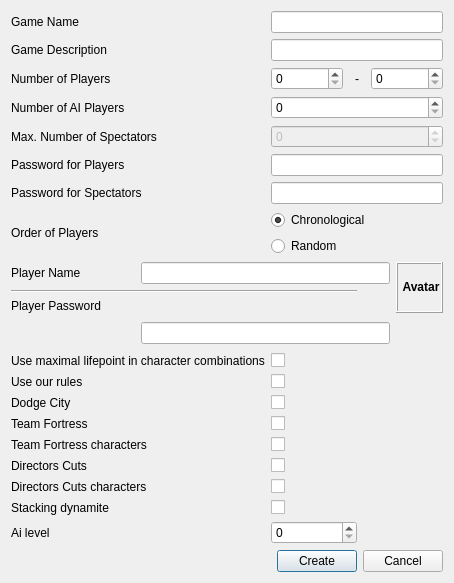
<?xml version="1.0" encoding="UTF-8"?>
<ui version="4.0">
 <class>CreateGameDialog</class>
 <widget class="QDialog" name="CreateGameDialog">
  <property name="geometry">
   <rect>
    <x>0</x>
    <y>8</y>
    <width>374</width>
    <height>550</height>
   </rect>
  </property>
  <property name="sizePolicy">
   <sizepolicy hsizetype="Fixed" vsizetype="Fixed">
    <horstretch>0</horstretch>
    <verstretch>0</verstretch>
   </sizepolicy>
  </property>
  <property name="windowTitle">
   <string>Create a game</string>
  </property>
  <layout class="QGridLayout" name="gridLayout">
   <item row="2" column="2" colspan="4">
    <layout class="QHBoxLayout" name="horizontalLayout">
     <item>
      <widget class="QSpinBox" name="spinBoxMinPlayers"/>
     </item>
     <item>
      <widget class="QLabel" name="label_4">
       <property name="maximumSize">
        <size>
         <width>16</width>
         <height>16777215</height>
        </size>
       </property>
       <property name="text">
        <string>-</string>
       </property>
       <property name="alignment">
        <set>Qt::AlignCenter</set>
       </property>
       <property name="buddy">
        <cstring>spinBoxMaxPlayers</cstring>
       </property>
      </widget>
     </item>
     <item>
      <widget class="QSpinBox" name="spinBoxMaxPlayers"/>
     </item>
    </layout>
   </item>
   <item row="10" column="2" colspan="4">
    <layout class="QVBoxLayout" name="verticalLayout">
     <item>
      <widget class="QRadioButton" name="radioButtonOrderChronological">
       <property name="text">
        <string>Chronological</string>
       </property>
       <property name="checked">
        <bool>true</bool>
       </property>
      </widget>
     </item>
     <item>
      <widget class="QRadioButton" name="radioButtonOrderRandom">
       <property name="text">
        <string>Random</string>
       </property>
      </widget>
     </item>
    </layout>
   </item>
   <item row="16" column="0" colspan="3">
    <spacer name="horizontalSpacer">
     <property name="orientation">
      <enum>Qt::Horizontal</enum>
     </property>
     <property name="sizeType">
      <enum>QSizePolicy::Preferred</enum>
     </property>
     <property name="sizeHint" stdset="0">
      <size>
       <width>213</width>
       <height>28</height>
      </size>
     </property>
    </spacer>
   </item>
   <item row="0" column="0" colspan="2">
    <widget class="QLabel" name="label">
     <property name="toolTip">
      <string/>
     </property>
     <property name="text">
      <string>Game Name</string>
     </property>
     <property name="buddy">
      <cstring>lineEditGameName</cstring>
     </property>
    </widget>
   </item>
   <item row="0" column="2" colspan="4">
    <widget class="QLineEdit" name="lineEditGameName">
     <property name="sizePolicy">
      <sizepolicy hsizetype="Preferred" vsizetype="Fixed">
       <horstretch>0</horstretch>
       <verstretch>0</verstretch>
      </sizepolicy>
     </property>
    </widget>
   </item>
   <item row="1" column="0" colspan="2">
    <widget class="QLabel" name="label_2">
     <property name="text">
      <string>Game Description</string>
     </property>
     <property name="buddy">
      <cstring>lineEditGameDescription</cstring>
     </property>
    </widget>
   </item>
   <item row="1" column="2" colspan="4">
    <widget class="QLineEdit" name="lineEditGameDescription">
     <property name="sizePolicy">
      <sizepolicy hsizetype="Preferred" vsizetype="Fixed">
       <horstretch>0</horstretch>
       <verstretch>0</verstretch>
      </sizepolicy>
     </property>
    </widget>
   </item>
   <item row="2" column="0" colspan="2">
    <widget class="QLabel" name="label_3">
     <property name="text">
      <string>Number of Players</string>
     </property>
     <property name="buddy">
      <cstring>spinBoxMinPlayers</cstring>
     </property>
    </widget>
   </item>
   <item row="7" column="2" rowspan="2" colspan="4">
    <widget class="QLineEdit" name="lineEditGamePasswordPlayers">
     <property name="sizePolicy">
      <sizepolicy hsizetype="Preferred" vsizetype="Fixed">
       <horstretch>0</horstretch>
       <verstretch>0</verstretch>
      </sizepolicy>
     </property>
    </widget>
   </item>
   <item row="12" column="1" colspan="4">
    <widget class="QLineEdit" name="lineEditPlayerName"/>
   </item>
   <item row="29" column="3">
    <widget class="QPushButton" name="pushButtonCreate">
     <property name="text">
      <string>Create</string>
     </property>
    </widget>
   </item>
   <item row="29" column="4" colspan="2">
    <widget class="QPushButton" name="pushButtonCancel">
     <property name="text">
      <string>Cancel</string>
     </property>
    </widget>
   </item>
   <item row="3" column="0" colspan="2">
    <widget class="QLabel" name="label_8">
     <property name="text">
      <string>Number of AI Players</string>
     </property>
     <property name="buddy">
      <cstring>spinBoxAIPlayers</cstring>
     </property>
    </widget>
   </item>
   <item row="3" column="2" colspan="4">
    <widget class="QSpinBox" name="spinBoxAIPlayers"/>
   </item>
   <item row="12" column="0">
    <widget class="QLabel" name="label_7">
     <property name="sizePolicy">
      <sizepolicy hsizetype="Preferred" vsizetype="Preferred">
       <horstretch>0</horstretch>
       <verstretch>0</verstretch>
      </sizepolicy>
     </property>
     <property name="text">
      <string>Player Name</string>
     </property>
     <property name="buddy">
      <cstring>lineEditPlayerName</cstring>
     </property>
    </widget>
   </item>
   <item row="14" column="0">
    <widget class="QLabel" name="label_9">
     <property name="toolTip">
      <string>You can set your password here. This password will be required to reconnect to your player in case of disconnection.</string>
     </property>
     <property name="text">
      <string>Player Password</string>
     </property>
     <property name="buddy">
      <cstring>lineEditPlayerPassword</cstring>
     </property>
    </widget>
   </item>
   <item row="12" column="5" rowspan="3">
    <widget class="client::SelectPlayerIconWidget" name="selectPlayerIconWidget">
     <property name="frameShape">
      <enum>QFrame::Box</enum>
     </property>
     <property name="frameShadow">
      <enum>QFrame::Raised</enum>
     </property>
     <property name="text">
      <string>&lt;!DOCTYPE HTML PUBLIC &quot;-//W3C//DTD HTML 4.0//EN&quot; &quot;http://www.w3.org/TR/REC-html40/strict.dtd&quot;&gt;
&lt;html&gt;&lt;head&gt;&lt;meta name=&quot;qrichtext&quot; content=&quot;1&quot; /&gt;&lt;style type=&quot;text/css&quot;&gt;
p, li { white-space: pre-wrap; }
&lt;/style&gt;&lt;/head&gt;&lt;body style=&quot; font-family:'DejaVu Sans'; font-size:9pt; font-weight:400; font-style:normal;&quot;&gt;
&lt;p align=&quot;center&quot; style=&quot; margin-top:0px; margin-bottom:0px; margin-left:0px; margin-right:0px; -qt-block-indent:0; text-indent:0px;&quot;&gt;&lt;span style=&quot; font-weight:600;&quot;&gt;Avatar&lt;/span&gt;&lt;/p&gt;&lt;/body&gt;&lt;/html&gt;</string>
     </property>
    </widget>
   </item>
<!--   All widgets-->
   <item row="16" column="1" colspan="4">
    <widget class="QLineEdit" name="lineEditPlayerPassword"/>
   </item>
   <item row="9" column="0" colspan="2">
    <widget class="QLabel" name="label_11">
     <property name="toolTip">
      <string>This is the password that is required to join the game as a spectator.</string>
     </property>
     <property name="text">
      <string>Password for Spectators</string>
     </property>
     <property name="buddy">
      <cstring>lineEditGamePasswordSpectators</cstring>
     </property>
    </widget>
   </item>
   <item row="9" column="2" colspan="4">
    <widget class="QLineEdit" name="lineEditGamePasswordSpectators">
     <property name="sizePolicy">
      <sizepolicy hsizetype="Preferred" vsizetype="Fixed">
       <horstretch>0</horstretch>
       <verstretch>0</verstretch>
      </sizepolicy>
     </property>
    </widget>
   </item>
   <item row="4" column="2" colspan="4">
    <widget class="QSpinBox" name="spinBoxMaxSpectators">
     <property name="enabled">
      <bool>false</bool>
     </property>
     <property name="specialValueText">
      <string>Infinity</string>
     </property>
     <property name="minimum">
      <number>-1</number>
     </property>
    </widget>
   </item>
   <item row="10" column="0" colspan="2">
    <widget class="QLabel" name="label_6">
     <property name="text">
      <string>Order of Players</string>
     </property>
     <property name="buddy">
      <cstring>radioButtonOrderChronological</cstring>
     </property>
    </widget>
   </item>
   <item row="4" column="0" colspan="2">
    <widget class="QLabel" name="label_12">
     <property name="text">
      <string>Max. Number of Spectators</string>
     </property>
     <property name="buddy">
      <cstring>spinBoxMaxSpectators</cstring>
     </property>
    </widget>
   </item>
   <!--<item row="5" column="2" colspan="2">
    <widget class="QSpinBox" name="spinBoxCharacterNumber">
    </widget>
   </item>
   <item row="5" column="0" colspan="2">
    <widget class="QLabel" name="labelCharacterNumber">
     <property name="text">
      <string>Number of characters of a player</string>
     </property>
     <property name="buddy">
      <cstring>spinBoxCharacterNumber</cstring>
     </property>
    </widget>
   </item>
   <item row="6" column="2" colspan="2">
    <widget class="QCheckBox" name="checkBoxEnableCharacterChoice">
    </widget>
   </item>
   <item row="6" column="0" colspan="2">
    <widget class="QLabel" name="labelEnableCharacterChoice">
     <property name="text">
      <string>Enable character choice</string>
     </property>
     <property name="buddy">
      <cstring>checkBoxEnableCharacterChoice</cstring>
     </property>
    </widget>
   </item>-->
   <item row="13" column="0" colspan="4">
    <widget class="Line" name="line">
     <property name="orientation">
      <enum>Qt::Horizontal</enum>
     </property>
    </widget>
   </item>
   <item row="7" column="0" rowspan="2" colspan="2">
    <widget class="QLabel" name="label_5">
     <property name="toolTip">
      <string>This is the password that is required to join the game as a player.</string>
     </property>
     <property name="text">
      <string>Password for Players</string>
     </property>
     <property name="buddy">
      <cstring>lineEditGamePasswordPlayers</cstring>
     </property>
    </widget>
   </item>
   <item row="17" column="2" colspan="2">
    <widget class="QCheckBox" name="checkBoxLifePointsMaxFlag">
    </widget>
   </item>
   <item row="17" column="0" colspan="2">
    <widget class="QLabel" name="labelLifePointsMaxFlag">
     <property name="text">
      <string>Use maximal lifepoint in character combinations</string>
     </property>
     <property name="buddy">
      <cstring>checkBoxLifePointsMaxFlag</cstring>
     </property>
    </widget>
   </item>
   <item row="18" column="2" colspan="2">
    <widget class="QCheckBox" name="checkBoxOurFlag">
    </widget>
   </item>
   <item row="18" column="0" colspan="2">
    <widget class="QLabel" name="labelCheckBoxOurFlag">
     <property name="text">
      <string>Use our rules</string>
     </property>
     <property name="buddy">
      <cstring>checkBoxOurFlag</cstring>
     </property>
    </widget>
   </item>
   <item row="19" column="2" colspan="2">
    <widget class="QCheckBox" name="checkDodgeCity">
    </widget>
   </item>
   <item row="19" column="0" colspan="2">
    <widget class="QLabel" name="labelDodgeCity">
     <property name="text">
      <string>Dodge City</string>
     </property>
     <property name="buddy">
      <cstring>checkDodgeCity</cstring>
     </property>
    </widget>
   </item>
   <item row="21" column="2" colspan="2">
    <widget class="QCheckBox" name="checkTeamFortress">
    </widget>
   </item>
   <item row="21" column="0" colspan="2">
    <widget class="QLabel" name="labelTeamFortress">
     <property name="text">
      <string>Team Fortress</string>
     </property>
     <property name="buddy">
      <cstring>checkTeamFortress</cstring>
     </property>
    </widget>
   </item>
   <item row="22" column="2" colspan="2">
    <widget class="QCheckBox" name="checkTeamFortressCharacters">
    </widget>
   </item>
   <item row="22" column="0" colspan="2">
    <widget class="QLabel" name="labelTeamFortressCharacters">
     <property name="text">
      <string>Team Fortress characters</string>
     </property>
     <property name="buddy">
      <cstring>checkTeamFortressCharacters</cstring>
     </property>
    </widget>
   </item>
   <item row="23" column="2" colspan="2">
    <widget class="QCheckBox" name="checkDirectorsCuts">
    </widget>
   </item>
   <item row="23" column="0" colspan="2">
    <widget class="QLabel" name="labelDirectorsCuts">
     <property name="text">
      <string>Directors Cuts</string>
     </property>
     <property name="buddy">
      <cstring>checkDirectorsCuts</cstring>
     </property>
    </widget>
   </item>
   <item row="24" column="2" colspan="2">
    <widget class="QCheckBox" name="checkDirectorsCutsCharacters">
    </widget>
   </item>
   <item row="24" column="0" colspan="2">
    <widget class="QLabel" name="labelDirectorsCutsCharacters">
     <property name="text">
      <string>Directors Cuts characters</string>
     </property>
     <property name="buddy">
      <cstring>checkDirectorsCutsCharacters</cstring>
     </property>
    </widget>
   </item>
   
   <item row="25" column="2" colspan="2">
    <widget class="QCheckBox" name="checkStackingDynamite">
    </widget>
   </item>
   <item row="25" column="0" colspan="2">
    <widget class="QLabel" name="labelStackingDynamite">
     <property name="text">
      <string>Stacking dynamite</string>
     </property>
     <property name="buddy">
      <cstring>checkStackingDynamite</cstring>
     </property>
    </widget>
   </item>
   <item row="28" column="2" colspan="2">
    <widget class="QSpinBox" name="spinBoxAiLevel">
    </widget>
   </item>
   <item row="28" column="0" colspan="2">
    <widget class="QLabel" name="labelAiLevel">
     <property name="text">
      <string>Ai level</string>
     </property>
     <property name="buddy">
      <cstring>spinBoxAiLevel</cstring>
     </property>
    </widget>
   </item>
  </layout>
 </widget>
 <customwidgets>
  <customwidget>
   <class>client::SelectPlayerIconWidget</class>
   <extends>QLabel</extends>
   <header>selectplayericonwidget.h</header>
  </customwidget>
 </customwidgets>
 <tabstops>
    <!--Setting widgets--> 
  <tabstop>lineEditGameName</tabstop>
  <tabstop>lineEditGameDescription</tabstop>
  <tabstop>spinBoxMinPlayers</tabstop>
  <tabstop>spinBoxMaxPlayers</tabstop>
  <tabstop>spinBoxAIPlayers</tabstop>
  <tabstop>spinBoxMaxSpectators</tabstop>
  <tabstop>spinBoxCharacterNumber</tabstop>
  <tabstop>checkBoxEnableCharacterChoice</tabstop>
  <tabstop>lineEditGamePasswordPlayers</tabstop>
  <tabstop>lineEditGamePasswordSpectators</tabstop>
  <tabstop>radioButtonOrderChronological</tabstop>
  <tabstop>radioButtonOrderRandom</tabstop>
  <tabstop>lineEditPlayerName</tabstop>
  <tabstop>lineEditPlayerPassword</tabstop>
  <tabstop>checkBoxLifePointsMaxFlag</tabstop>
  <tabstop>checkBoxOurFlag</tabstop>
  <tabstop>checkDodgeCity</tabstop>
  <tabstop>checkTeamFortress</tabstop>
  <tabstop>checkTeamFortressCharacters</tabstop>
  <tabstop>checkDirectorsCuts</tabstop>
  <tabstop>checkDirectorsCutsCharacters</tabstop>
  <tabstop>checkStackingDynamite</tabstop>
  <tabstop>pushButtonCreate</tabstop>
  <tabstop>pushButtonCancel</tabstop>
 </tabstops>
 <resources/>
 <connections>
  <connection>
   <sender>pushButtonCancel</sender>
   <signal>clicked()</signal>
   <receiver>CreateGameDialog</receiver>
   <slot>close()</slot>
   <hints>
    <hint type="sourcelabel">
     <x>345</x>
     <y>156</y>
    </hint>
    <hint type="destinationlabel">
     <x>311</x>
     <y>143</y>
    </hint>
   </hints>
  </connection>
 </connections>
</ui>
